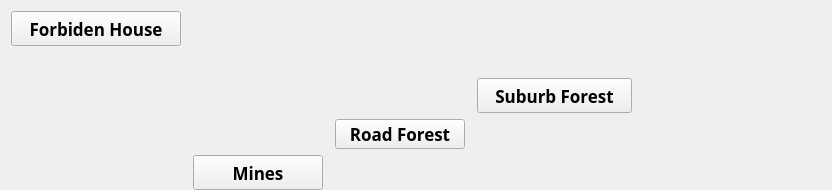
         <widget class="QWidget" name="Forest">
          <property name="styleSheet">
           <string notr="true">border-image: url(:/Map_pictures/main_map/Forest.png);</string>
          </property>
          <layout class="QGridLayout" name="gridLayout_4">
           <property name="rightMargin">
            <number>200</number>
           </property>
           <property name="bottomMargin">
            <number>0</number>
           </property>
           <property name="horizontalSpacing">
            <number>12</number>
           </property>
           <item row="0" column="0">
            <widget class="QPushButton" name="Btn_Forest_House">
             <property name="minimumSize">
              <size>
               <width>170</width>
               <height>35</height>
              </size>
             </property>
             <property name="maximumSize">
              <size>
               <width>170</width>
               <height>35</height>
              </size>
             </property>
             <property name="font">
              <font>
               <family>Viner Hand ITC</family>
               <pointsize>13</pointsize>
               <weight>75</weight>
               <bold>true</bold>
              </font>
             </property>
             <property name="cursor">
              <cursorShape>PointingHandCursor</cursorShape>
             </property>
             <property name="styleSheet">
              <string notr="true">border-image: url(:/symbols/symbols/buttons_leanas_4.png);</string>
             </property>
             <property name="text">
              <string>Forbiden House</string>
             </property>
             <property name="checkable">
              <bool>true</bool>
             </property>
             <property name="autoExclusive">
              <bool>true</bool>
             </property>
            </widget>
           </item>
           <item row="0" column="1">
            <widget class="QLabel" name="label_34">
             <property name="maximumSize">
              <size>
               <width>100</width>
               <height>40</height>
              </size>
             </property>
             <property name="font">
              <font>
               <pointsize>13</pointsize>
               <weight>75</weight>
               <italic>true</italic>
               <bold>true</bold>
               <underline>true</underline>
               <strikeout>true</strikeout>
              </font>
             </property>
             <property name="styleSheet">
              <string notr="true">border-image: url(:/symbols/symbols/nothing.png);</string>
             </property>
             <property name="text">
              <string/>
             </property>
            </widget>
           </item>
           <item row="0" column="3">
            <widget class="QLabel" name="label_36">
             <property name="maximumSize">
              <size>
               <width>100</width>
               <height>40</height>
              </size>
             </property>
             <property name="font">
              <font>
               <pointsize>13</pointsize>
               <weight>75</weight>
               <italic>true</italic>
               <bold>true</bold>
               <underline>true</underline>
               <strikeout>true</strikeout>
              </font>
             </property>
             <property name="styleSheet">
              <string notr="true">border-image: url(:/symbols/symbols/nothing.png);</string>
             </property>
             <property name="text">
              <string/>
             </property>
            </widget>
           </item>
           <item row="1" column="0">
            <widget class="QLabel" name="label_37">
             <property name="maximumSize">
              <size>
               <width>100</width>
               <height>40</height>
              </size>
             </property>
             <property name="font">
              <font>
               <pointsize>13</pointsize>
               <weight>75</weight>
               <italic>true</italic>
               <bold>true</bold>
               <underline>true</underline>
               <strikeout>true</strikeout>
              </font>
             </property>
             <property name="styleSheet">
              <string notr="true">border-image: url(:/symbols/symbols/nothing.png);</string>
             </property>
             <property name="text">
              <string/>
             </property>
            </widget>
           </item>
           <item row="1" column="1">
            <widget class="QLabel" name="label_38">
             <property name="maximumSize">
              <size>
               <width>100</width>
               <height>40</height>
              </size>
             </property>
             <property name="font">
              <font>
               <pointsize>13</pointsize>
               <weight>75</weight>
               <italic>true</italic>
               <bold>true</bold>
               <underline>true</underline>
               <strikeout>true</strikeout>
              </font>
             </property>
             <property name="styleSheet">
              <string notr="true">border-image: url(:/symbols/symbols/nothing.png);</string>
             </property>
             <property name="text">
              <string/>
             </property>
            </widget>
           </item>
           <item row="1" column="3">
            <widget class="QLabel" name="label_40">
             <property name="maximumSize">
              <size>
               <width>100</width>
               <height>40</height>
              </size>
             </property>
             <property name="font">
              <font>
               <pointsize>13</pointsize>
               <weight>75</weight>
               <italic>true</italic>
               <bold>true</bold>
               <underline>true</underline>
               <strikeout>true</strikeout>
              </font>
             </property>
             <property name="styleSheet">
              <string notr="true">border-image: url(:/symbols/symbols/nothing.png);</string>
             </property>
             <property name="text">
              <string/>
             </property>
            </widget>
           </item>
           <item row="2" column="0">
            <widget class="QLabel" name="label_33">
             <property name="maximumSize">
              <size>
               <width>100</width>
               <height>40</height>
              </size>
             </property>
             <property name="font">
              <font>
               <pointsize>13</pointsize>
               <weight>75</weight>
               <italic>true</italic>
               <bold>true</bold>
               <underline>true</underline>
               <strikeout>true</strikeout>
              </font>
             </property>
             <property name="styleSheet">
              <string notr="true">border-image: url(:/symbols/symbols/nothing.png);</string>
             </property>
             <property name="text">
              <string/>
             </property>
            </widget>
           </item>
           <item row="2" column="1">
            <widget class="QLabel" name="label_32">
             <property name="maximumSize">
              <size>
               <width>100</width>
               <height>40</height>
              </size>
             </property>
             <property name="font">
              <font>
               <pointsize>13</pointsize>
               <weight>75</weight>
               <italic>true</italic>
               <bold>true</bold>
               <underline>true</underline>
               <strikeout>true</strikeout>
              </font>
             </property>
             <property name="styleSheet">
              <string notr="true">border-image: url(:/symbols/symbols/nothing.png);</string>
             </property>
             <property name="text">
              <string/>
             </property>
            </widget>
           </item>
           <item row="2" column="2">
            <widget class="QLabel" name="label_31">
             <property name="maximumSize">
              <size>
               <width>100</width>
               <height>40</height>
              </size>
             </property>
             <property name="font">
              <font>
               <pointsize>13</pointsize>
               <weight>75</weight>
               <italic>true</italic>
               <bold>true</bold>
               <underline>true</underline>
               <strikeout>true</strikeout>
              </font>
             </property>
             <property name="styleSheet">
              <string notr="true">border-image: url(:/symbols/symbols/nothing.png);</string>
             </property>
             <property name="text">
              <string/>
             </property>
            </widget>
           </item>
           <item row="2" column="3">
            <widget class="QPushButton" name="Btn_Suburb_enterence_Forest">
             <property name="minimumSize">
              <size>
               <width>155</width>
               <height>35</height>
              </size>
             </property>
             <property name="maximumSize">
              <size>
               <width>155</width>
               <height>35</height>
              </size>
             </property>
             <property name="font">
              <font>
               <family>Viner Hand ITC</family>
               <pointsize>13</pointsize>
               <weight>75</weight>
               <bold>true</bold>
              </font>
             </property>
             <property name="cursor">
              <cursorShape>PointingHandCursor</cursorShape>
             </property>
             <property name="styleSheet">
              <string notr="true">border-image: url(:/symbols/symbols/buttons_leanas_4.png);</string>
             </property>
             <property name="text">
              <string>Suburb Forest</string>
             </property>
             <property name="checkable">
              <bool>true</bool>
             </property>
             <property name="autoExclusive">
              <bool>true</bool>
             </property>
            </widget>
           </item>
           <item row="3" column="0">
            <widget class="QLabel" name="label_12">
             <property name="maximumSize">
              <size>
               <width>100</width>
               <height>40</height>
              </size>
             </property>
             <property name="font">
              <font>
               <pointsize>13</pointsize>
               <weight>75</weight>
               <italic>true</italic>
               <bold>true</bold>
               <underline>true</underline>
               <strikeout>true</strikeout>
              </font>
             </property>
             <property name="styleSheet">
              <string notr="true">border-image: url(:/symbols/symbols/nothing.png);</string>
             </property>
             <property name="text">
              <string/>
             </property>
            </widget>
           </item>
           <item row="3" column="1">
            <widget class="QLabel" name="label_10">
             <property name="maximumSize">
              <size>
               <width>100</width>
               <height>40</height>
              </size>
             </property>
             <property name="font">
              <font>
               <pointsize>13</pointsize>
               <weight>75</weight>
               <italic>true</italic>
               <bold>true</bold>
               <underline>true</underline>
               <strikeout>true</strikeout>
              </font>
             </property>
             <property name="styleSheet">
              <string notr="true">border-image: url(:/symbols/symbols/nothing.png);</string>
             </property>
             <property name="text">
              <string/>
             </property>
            </widget>
           </item>
           <item row="3" column="2">
            <widget class="QPushButton" name="Btn_Road_enterence_Forest">
             <property name="minimumSize">
              <size>
               <width>130</width>
               <height>30</height>
              </size>
             </property>
             <property name="maximumSize">
              <size>
               <width>130</width>
               <height>30</height>
              </size>
             </property>
             <property name="font">
              <font>
               <family>Viner Hand ITC</family>
               <pointsize>13</pointsize>
               <weight>75</weight>
               <bold>true</bold>
              </font>
             </property>
             <property name="cursor">
              <cursorShape>PointingHandCursor</cursorShape>
             </property>
             <property name="styleSheet">
              <string notr="true">border-image: url(:/symbols/symbols/buttons_normal_3.png);</string>
             </property>
             <property name="text">
              <string>Road Forest</string>
             </property>
             <property name="checkable">
              <bool>true</bool>
             </property>
             <property name="autoExclusive">
              <bool>true</bool>
             </property>
            </widget>
           </item>
           <item row="3" column="3">
            <widget class="QLabel" name="label_30">
             <property name="maximumSize">
              <size>
               <width>100</width>
               <height>40</height>
              </size>
             </property>
             <property name="font">
              <font>
               <pointsize>13</pointsize>
               <weight>75</weight>
               <italic>true</italic>
               <bold>true</bold>
               <underline>true</underline>
               <strikeout>true</strikeout>
              </font>
             </property>
             <property name="styleSheet">
              <string notr="true">border-image: url(:/symbols/symbols/nothing.png);</string>
             </property>
             <property name="text">
              <string/>
             </property>
            </widget>
           </item>
           <item row="4" column="0">
            <widget class="QLabel" name="label_18">
             <property name="maximumSize">
              <size>
               <width>100</width>
               <height>40</height>
              </size>
             </property>
             <property name="font">
              <font>
               <pointsize>13</pointsize>
               <weight>75</weight>
               <italic>true</italic>
               <bold>true</bold>
               <underline>true</underline>
               <strikeout>true</strikeout>
              </font>
             </property>
             <property name="styleSheet">
              <string notr="true">border-image: url(:/symbols/symbols/nothing.png);</string>
             </property>
             <property name="text">
              <string/>
             </property>
            </widget>
           </item>
           <item row="4" column="1">
            <widget class="QPushButton" name="Btn_Forest_Mines">
             <property name="minimumSize">
              <size>
               <width>130</width>
               <height>35</height>
              </size>
             </property>
             <property name="maximumSize">
              <size>
               <width>130</width>
               <height>35</height>
              </size>
             </property>
             <property name="font">
              <font>
               <family>Viner Hand ITC</family>
               <pointsize>13</pointsize>
               <weight>75</weight>
               <bold>true</bold>
              </font>
             </property>
             <property name="cursor">
              <cursorShape>PointingHandCursor</cursorShape>
             </property>
             <property name="styleSheet">
              <string notr="true">border-image: url(:/symbols/symbols/buttons_leanas_6.png);</string>
             </property>
             <property name="text">
              <string>Mines</string>
             </property>
             <property name="checkable">
              <bool>true</bool>
             </property>
             <property name="autoExclusive">
              <bool>true</bool>
             </property>
            </widget>
           </item>
           <item row="4" column="2">
            <widget class="QLabel" name="label_28">
             <property name="maximumSize">
              <size>
               <width>100</width>
               <height>40</height>
              </size>
             </property>
             <property name="font">
              <font>
               <pointsize>13</pointsize>
               <weight>75</weight>
               <italic>true</italic>
               <bold>true</bold>
               <underline>true</underline>
               <strikeout>true</strikeout>
              </font>
             </property>
             <property name="styleSheet">
              <string notr="true">border-image: url(:/symbols/symbols/nothing.png);</string>
             </property>
             <property name="text">
              <string/>
             </property>
            </widget>
           </item>
           <item row="4" column="3">
            <widget class="QLabel" name="label_29">
             <property name="maximumSize">
              <size>
               <width>100</width>
               <height>40</height>
              </size>
             </property>
             <property name="font">
              <font>
               <pointsize>13</pointsize>
               <weight>75</weight>
               <italic>true</italic>
               <bold>true</bold>
               <underline>true</underline>
               <strikeout>true</strikeout>
              </font>
             </property>
             <property name="styleSheet">
              <string notr="true">border-image: url(:/symbols/symbols/nothing.png);</string>
             </property>
             <property name="text">
              <string/>
             </property>
            </widget>
           </item>
           <item row="1" column="2">
            <widget class="QLabel" name="label_39">
             <property name="maximumSize">
              <size>
               <width>100</width>
               <height>40</height>
              </size>
             </property>
             <property name="font">
              <font>
               <pointsize>13</pointsize>
               <weight>75</weight>
               <italic>true</italic>
               <bold>true</bold>
               <underline>true</underline>
               <strikeout>true</strikeout>
              </font>
             </property>
             <property name="styleSheet">
              <string notr="true">border-image: url(:/symbols/symbols/nothing.png);</string>
             </property>
             <property name="text">
              <string/>
             </property>
            </widget>
           </item>
           <item row="0" column="2">
            <widget class="QLabel" name="label_35">
             <property name="maximumSize">
              <size>
               <width>100</width>
               <height>40</height>
              </size>
             </property>
             <property name="font">
              <font>
               <pointsize>13</pointsize>
               <weight>75</weight>
               <italic>true</italic>
               <bold>true</bold>
               <underline>true</underline>
               <strikeout>true</strikeout>
              </font>
             </property>
             <property name="styleSheet">
              <string notr="true">border-image: url(:/symbols/symbols/nothing.png);</string>
             </property>
             <property name="text">
              <string/>
             </property>
            </widget>
           </item>
          </layout>
         </widget>
